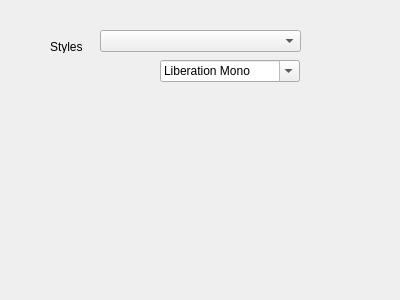
<?xml version="1.0" encoding="UTF-8"?>
<ui version="4.0">
 <class>GMDebuggerSettingsClass</class>
 <widget class="QDialog" name="GMDebuggerSettingsClass">
  <property name="windowModality">
   <enum>Qt::ApplicationModal</enum>
  </property>
  <property name="geometry">
   <rect>
    <x>0</x>
    <y>0</y>
    <width>400</width>
    <height>300</height>
   </rect>
  </property>
  <property name="windowTitle">
   <string>GMDebuggerSettings</string>
  </property>
  <property name="modal">
   <bool>true</bool>
  </property>
  <widget class="QComboBox" name="comboStyles">
   <property name="geometry">
    <rect>
     <x>100</x>
     <y>30</y>
     <width>201</width>
     <height>22</height>
    </rect>
   </property>
  </widget>
  <widget class="QLabel" name="Styles">
   <property name="geometry">
    <rect>
     <x>50</x>
     <y>40</y>
     <width>46</width>
     <height>13</height>
    </rect>
   </property>
   <property name="text">
    <string>Styles</string>
   </property>
  </widget>
  <widget class="QFontComboBox" name="comboFonts">
   <property name="geometry">
    <rect>
     <x>160</x>
     <y>60</y>
     <width>140</width>
     <height>22</height>
    </rect>
   </property>
   <property name="acceptDrops">
    <bool>false</bool>
   </property>
   <property name="currentFont">
    <font>
     <family>Consolas</family>
    </font>
   </property>
  </widget>
 </widget>
 <layoutdefault spacing="6" margin="11"/>
 <resources/>
 <connections/>
</ui>
